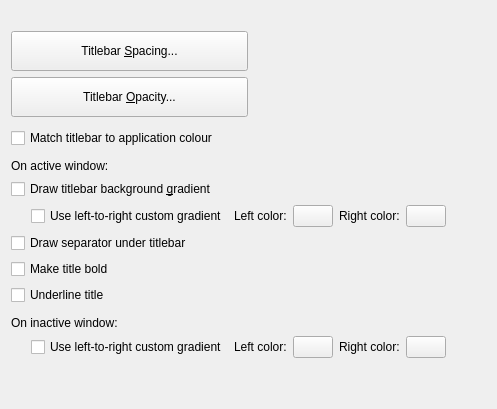
       <widget class="QWidget" name="tab_titlebar">
        <attribute name="title">
         <string>&amp;Titlebar</string>
        </attribute>
        <layout class="QVBoxLayout" name="verticalLayout_5">
         <item>
          <spacer name="verticalSpacer_22">
           <property name="orientation">
            <enum>Qt::Orientation::Vertical</enum>
           </property>
           <property name="sizeType">
            <enum>QSizePolicy::Policy::Fixed</enum>
           </property>
           <property name="sizeHint" stdset="0">
            <size>
             <width>20</width>
             <height>20</height>
            </size>
           </property>
          </spacer>
         </item>
         <item>
          <widget class="QPushButton" name="titleBarSpacingButton">
           <property name="sizePolicy">
            <sizepolicy hsizetype="Fixed" vsizetype="Fixed">
             <horstretch>0</horstretch>
             <verstretch>0</verstretch>
            </sizepolicy>
           </property>
           <property name="minimumSize">
            <size>
             <width>237</width>
             <height>40</height>
            </size>
           </property>
           <property name="text">
            <string>Titlebar &amp;Spacing...</string>
           </property>
           <property name="icon">
            <iconset theme="transform-crop-and-resize">
             <normaloff>../.designer/backup</normaloff>../.designer/backup</iconset>
           </property>
          </widget>
         </item>
         <item>
          <widget class="QPushButton" name="titleBarOpacityButton">
           <property name="sizePolicy">
            <sizepolicy hsizetype="Fixed" vsizetype="Fixed">
             <horstretch>0</horstretch>
             <verstretch>0</verstretch>
            </sizepolicy>
           </property>
           <property name="minimumSize">
            <size>
             <width>237</width>
             <height>40</height>
            </size>
           </property>
           <property name="text">
            <string>Titlebar &amp;Opacity...</string>
           </property>
           <property name="icon">
            <iconset theme="edit-opacity"/>
           </property>
          </widget>
         </item>
         <item>
          <spacer name="verticalSpacer_8">
           <property name="orientation">
            <enum>Qt::Orientation::Vertical</enum>
           </property>
           <property name="sizeType">
            <enum>QSizePolicy::Policy::Fixed</enum>
           </property>
           <property name="sizeHint" stdset="0">
            <size>
             <width>20</width>
             <height>5</height>
            </size>
           </property>
          </spacer>
         </item>
         <item>
          <widget class="QCheckBox" name="matchTitleBarToApplicationColor">
           <property name="text">
            <string>Match titlebar to application colour</string>
           </property>
          </widget>
         </item>
         <item>
          <spacer name="verticalSpacer_4">
           <property name="orientation">
            <enum>Qt::Orientation::Vertical</enum>
           </property>
           <property name="sizeType">
            <enum>QSizePolicy::Policy::Fixed</enum>
           </property>
           <property name="sizeHint" stdset="0">
            <size>
             <width>20</width>
             <height>5</height>
            </size>
           </property>
          </spacer>
         </item>
         <item>
          <widget class="QLabel" name="label">
           <property name="text">
            <string>On active window:</string>
           </property>
          </widget>
         </item>
         <item>
          <widget class="QCheckBox" name="drawBackgroundGradient">
           <property name="text">
            <string>Draw titlebar background &amp;gradient</string>
           </property>
          </widget>
         </item>
         <item>
          <layout class="QHBoxLayout" name="horizontalLayout_gradientOptions">
           <property name="leftMargin">
            <number>20</number>
           </property>
           <item>
            <widget class="QCheckBox" name="drawTitleBarLeftToRightGradient">
             <property name="text">
              <string>Use left-to-right custom gradient</string>
             </property>
            </widget>
           </item>
           <item>
            <widget class="QLabel" name="label_gradientLeft">
             <property name="text">
              <string>Left color:</string>
             </property>
            </widget>
           </item>
           <item>
            <widget class="KColorButton" name="titleBarLeftToRightGradientLeftColor"/>
           </item>
           <item>
            <widget class="QLabel" name="label_gradientRight">
             <property name="text">
              <string>Right color:</string>
             </property>
            </widget>
           </item>
           <item>
            <widget class="KColorButton" name="titleBarLeftToRightGradientRightColor"/>
           </item>
           <item>
            <spacer name="horizontalSpacer_gradient">
             <property name="orientation">
              <enum>Qt::Orientation::Horizontal</enum>
             </property>
             <property name="sizeHint" stdset="0">
              <size>
               <width>40</width>
               <height>20</height>
              </size>
             </property>
            </spacer>
           </item>
          </layout>
         </item>
         <item>
          <widget class="QCheckBox" name="drawTitleBarSeparator">
           <property name="text">
            <string>Draw separator under titlebar</string>
           </property>
          </widget>
         </item>
         <item>
          <widget class="QCheckBox" name="boldTitle">
           <property name="text">
            <string>Make title bold</string>
           </property>
          </widget>
         </item>
         <item>
          <widget class="QCheckBox" name="underlineTitle">
           <property name="text">
            <string>Underline title</string>
           </property>
          </widget>
         </item>
         <item>
          <spacer name="verticalSpacer_inactiveGradient">
           <property name="orientation">
            <enum>Qt::Orientation::Vertical</enum>
           </property>
           <property name="sizeType">
            <enum>QSizePolicy::Policy::Fixed</enum>
           </property>
           <property name="sizeHint" stdset="0">
            <size>
             <width>20</width>
             <height>5</height>
            </size>
           </property>
          </spacer>
         </item>
         <item>
          <widget class="QLabel" name="label_inactive">
           <property name="text">
            <string>On inactive window:</string>
           </property>
          </widget>
         </item>
         <item>
          <layout class="QHBoxLayout" name="horizontalLayout_gradientOptionsInactive">
           <property name="leftMargin">
            <number>20</number>
           </property>
           <item>
            <widget class="QCheckBox" name="drawTitleBarLeftToRightGradientInactive">
             <property name="text">
              <string>Use left-to-right custom gradient</string>
             </property>
            </widget>
           </item>
           <item>
            <widget class="QLabel" name="label_gradientLeftInactive">
             <property name="text">
              <string>Left color:</string>
             </property>
            </widget>
           </item>
           <item>
            <widget class="KColorButton" name="titleBarLeftToRightGradientLeftColorInactive"/>
           </item>
           <item>
            <widget class="QLabel" name="label_gradientRightInactive">
             <property name="text">
              <string>Right color:</string>
             </property>
            </widget>
           </item>
           <item>
            <widget class="KColorButton" name="titleBarLeftToRightGradientRightColorInactive"/>
           </item>
           <item>
            <spacer name="horizontalSpacer_gradientInactive">
             <property name="orientation">
              <enum>Qt::Orientation::Horizontal</enum>
             </property>
             <property name="sizeHint" stdset="0">
              <size>
               <width>40</width>
               <height>20</height>
              </size>
             </property>
            </spacer>
           </item>
          </layout>
         </item>
         <item>
          <spacer name="verticalSpacer_19">
           <property name="orientation">
            <enum>Qt::Orientation::Vertical</enum>
           </property>
           <property name="sizeHint" stdset="0">
            <size>
             <width>20</width>
             <height>40</height>
            </size>
           </property>
          </spacer>
         </item>
        </layout>
       </widget>
